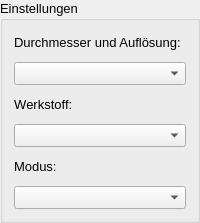
            <widget class="QGroupBox" name="groupBox_30">
             <property name="font">
              <font>
               <pointsize>10</pointsize>
              </font>
             </property>
             <property name="title">
              <string>Einstellungen</string>
             </property>
             <layout class="QGridLayout" name="gridLayout_63">
              <property name="topMargin">
               <number>9</number>
              </property>
              <item row="0" column="0">
               <layout class="QVBoxLayout" name="verticalLayout">
                <property name="spacing">
                 <number>12</number>
                </property>
                <property name="sizeConstraint">
                 <enum>QLayout::SetNoConstraint</enum>
                </property>
                <property name="topMargin">
                 <number>5</number>
                </property>
                <item>
                 <widget class="QLabel" name="label_7">
                  <property name="sizePolicy">
                   <sizepolicy hsizetype="Preferred" vsizetype="Fixed">
                    <horstretch>0</horstretch>
                    <verstretch>1</verstretch>
                   </sizepolicy>
                  </property>
                  <property name="text">
                   <string>&lt;html&gt;&lt;head/&gt;&lt;body&gt;&lt;p&gt;Durchmesser und Auflösung:&lt;/p&gt;&lt;/body&gt;&lt;/html&gt;</string>
                  </property>
                 </widget>
                </item>
                <item>
                 <widget class="QComboBox" name="durchmesser_aufloesung">
                  <property name="sizePolicy">
                   <sizepolicy hsizetype="Preferred" vsizetype="Fixed">
                    <horstretch>0</horstretch>
                    <verstretch>0</verstretch>
                   </sizepolicy>
                  </property>
                  <property name="font">
                   <font>
                    <pointsize>10</pointsize>
                   </font>
                  </property>
                 </widget>
                </item>
                <item>
                 <widget class="QLabel" name="label_9">
                  <property name="sizePolicy">
                   <sizepolicy hsizetype="Preferred" vsizetype="Fixed">
                    <horstretch>0</horstretch>
                    <verstretch>1</verstretch>
                   </sizepolicy>
                  </property>
                  <property name="text">
                   <string>&lt;html&gt;&lt;head/&gt;&lt;body&gt;&lt;p&gt;&lt;a name=&quot;dictEntry10000272181&quot;/&gt;Werkstoff:&lt;/p&gt;&lt;/body&gt;&lt;/html&gt;</string>
                  </property>
                 </widget>
                </item>
                <item>
                 <widget class="QComboBox" name="werkstoff">
                  <property name="sizePolicy">
                   <sizepolicy hsizetype="Preferred" vsizetype="Preferred">
                    <horstretch>0</horstretch>
                    <verstretch>0</verstretch>
                   </sizepolicy>
                  </property>
                  <property name="font">
                   <font>
                    <pointsize>10</pointsize>
                   </font>
                  </property>
                 </widget>
                </item>
                <item>
                 <widget class="QLabel" name="label_10">
                  <property name="sizePolicy">
                   <sizepolicy hsizetype="Preferred" vsizetype="Fixed">
                    <horstretch>0</horstretch>
                    <verstretch>1</verstretch>
                   </sizepolicy>
                  </property>
                  <property name="text">
                   <string>&lt;html&gt;&lt;head/&gt;&lt;body&gt;&lt;p&gt;Modus:&lt;/p&gt;&lt;/body&gt;&lt;/html&gt;</string>
                  </property>
                 </widget>
                </item>
                <item>
                 <widget class="QComboBox" name="modus">
                  <property name="sizePolicy">
                   <sizepolicy hsizetype="Preferred" vsizetype="Preferred">
                    <horstretch>0</horstretch>
                    <verstretch>0</verstretch>
                   </sizepolicy>
                  </property>
                  <property name="font">
                   <font>
                    <pointsize>10</pointsize>
                   </font>
                  </property>
                  <item>
                   <property name="text">
                    <string/>
                   </property>
                  </item>
                  <item>
                   <property name="text">
                    <string>Standard</string>
                   </property>
                  </item>
                  <item>
                   <property name="text">
                    <string>Fast</string>
                   </property>
                  </item>
                 </widget>
                </item>
               </layout>
              </item>
             </layout>
            </widget>
